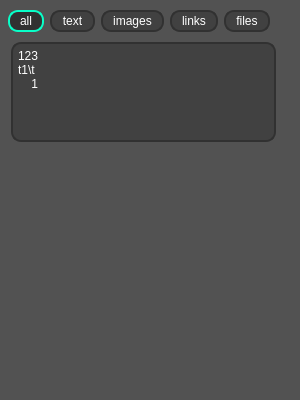
<?xml version="1.0" encoding="UTF-8"?>
<ui version="4.0">
 <class>Form</class>
 <widget class="QWidget" name="Form">
  <property name="geometry">
   <rect>
    <x>0</x>
    <y>0</y>
    <width>300</width>
    <height>400</height>
   </rect>
  </property>
  <property name="minimumSize">
   <size>
    <width>300</width>
    <height>400</height>
   </size>
  </property>
  <property name="maximumSize">
   <size>
    <width>300</width>
    <height>400</height>
   </size>
  </property>
  <property name="windowTitle">
   <string>Form</string>
  </property>
  <property name="styleSheet">
   <string notr="true">border: 1px solid #FFF;
border-radius: 30px;
background-color: #525252;</string>
  </property>
  <layout class="QVBoxLayout" name="verticalLayout_4">
   <property name="spacing">
    <number>0</number>
   </property>
   <property name="leftMargin">
    <number>0</number>
   </property>
   <property name="topMargin">
    <number>0</number>
   </property>
   <property name="rightMargin">
    <number>0</number>
   </property>
   <property name="bottomMargin">
    <number>0</number>
   </property>
   <item>
    <widget class="QFrame" name="frame">
     <property name="styleSheet">
      <string notr="true">background-color: #525252;
border: 2 px solid #000;
border-radius: 15px;</string>
     </property>
     <property name="frameShape">
      <enum>QFrame::StyledPanel</enum>
     </property>
     <property name="frameShadow">
      <enum>QFrame::Raised</enum>
     </property>
     <layout class="QVBoxLayout" name="verticalLayout_3">
      <property name="spacing">
       <number>10</number>
      </property>
      <property name="leftMargin">
       <number>5</number>
      </property>
      <property name="topMargin">
       <number>10</number>
      </property>
      <property name="rightMargin">
       <number>5</number>
      </property>
      <property name="bottomMargin">
       <number>10</number>
      </property>
      <item>
       <widget class="QTabWidget" name="tabWidget">
        <property name="styleSheet">
         <string notr="true">QTabBar::tab {
	border: 2px solid #313131;
	color: #fff;
	border-radius: 10px;
	background-color: #414141;
	padding: 2px 10px;
	margin: 0 3px;
}

QTabBar::tab:hover {
	border: 2px solid #08ffc8;
}

QTabBar::tab:selected {
	background-color: #313131;
	border: 2px solid #08ffc8;
}

QTabWidget::tab-bar {
	alignment: left;
}

QTabBar::scroller {
	width: 0;
	height: 0;
}

QTabWidget::pane {
	border: 0;
	margin-top: 10px;
}</string>
        </property>
        <property name="currentIndex">
         <number>0</number>
        </property>
        <widget class="QWidget" name="all_unions">
         <attribute name="title">
          <string>all</string>
         </attribute>
         <layout class="QVBoxLayout" name="verticalLayout">
          <property name="spacing">
           <number>0</number>
          </property>
          <property name="leftMargin">
           <number>0</number>
          </property>
          <property name="topMargin">
           <number>0</number>
          </property>
          <property name="rightMargin">
           <number>0</number>
          </property>
          <property name="bottomMargin">
           <number>0</number>
          </property>
          <item>
           <widget class="QScrollArea" name="all_unions_scrollarea">
            <property name="styleSheet">
             <string notr="true">/* Vertical */
QScrollBar:vertical{
	border: none;
	background-color: #313131;
	width: 10px;
	margin: 11px 0 11px 0; 
	border-radius: 5px;
}

QScrollBar::handle:vertical{
	background-color: #a39e9e;
	min-height: 30px;
	border-radius: 5px;
}

QScrollBar::handle:vertical:pressed{
	background-color: #EAEAEA;
}

QScrollBar::sub-line:vertical{
	width: 0;
	height: 0;
}

QScrollBar::add-line:vertical{
	width: 0;
	height: 0;
}</string>
            </property>
            <property name="widgetResizable">
             <bool>true</bool>
            </property>
            <property name="alignment">
             <set>Qt::AlignJustify|Qt::AlignTop</set>
            </property>
            <widget class="QWidget" name="all_unions_scrollarea_content">
             <property name="geometry">
              <rect>
               <x>0</x>
               <y>0</y>
               <width>290</width>
               <height>345</height>
              </rect>
             </property>
             <layout class="QVBoxLayout" name="verticalLayout_2">
              <property name="sizeConstraint">
               <enum>QLayout::SetMinimumSize</enum>
              </property>
              <property name="leftMargin">
               <number>6</number>
              </property>
              <property name="topMargin">
               <number>0</number>
              </property>
              <property name="rightMargin">
               <number>0</number>
              </property>
              <property name="bottomMargin">
               <number>0</number>
              </property>
              <item>
               <widget class="QPushButton" name="pasteObject1_16">
                <property name="minimumSize">
                 <size>
                  <width>0</width>
                  <height>100</height>
                 </size>
                </property>
                <property name="maximumSize">
                 <size>
                  <width>265</width>
                  <height>100</height>
                 </size>
                </property>
                <property name="cursor">
                 <cursorShape>ArrowCursor</cursorShape>
                </property>
                <property name="accessibleDescription">
                 <string/>
                </property>
                <property name="styleSheet">
                 <string notr="true">QPushButton{
	border: 2px solid #313131;
	color: #fff;
	border-radius: 10px;
	background-color: #414141;
	text-align:left top;
	padding: 5px;
}

QPushButton:hover{
	border: 2px solid #08ffc8;
}

QPushButton:pressed{
	background-color: #313131;
	border: 2px solid #08ffc8;
}</string>
                </property>
                <property name="text">
                 <string>123
t1\t
    1</string>
                </property>
                <property name="checkable">
                 <bool>true</bool>
                </property>
               </widget>
              </item>
              <item>
               <spacer name="verticalSpacer">
                <property name="orientation">
                 <enum>Qt::Vertical</enum>
                </property>
                <property name="sizeHint" stdset="0">
                 <size>
                  <width>20</width>
                  <height>40</height>
                 </size>
                </property>
               </spacer>
              </item>
             </layout>
            </widget>
           </widget>
          </item>
         </layout>
        </widget>
        <widget class="QWidget" name="text">
         <attribute name="title">
          <string>text</string>
         </attribute>
         <layout class="QVBoxLayout" name="verticalLayout_9">
          <property name="spacing">
           <number>0</number>
          </property>
          <property name="leftMargin">
           <number>0</number>
          </property>
          <property name="topMargin">
           <number>0</number>
          </property>
          <property name="rightMargin">
           <number>0</number>
          </property>
          <property name="bottomMargin">
           <number>0</number>
          </property>
          <item>
           <widget class="QScrollArea" name="text_scrollarea">
            <property name="styleSheet">
             <string notr="true">/* Vertical */
QScrollBar:vertical{
	border: none;
	background-color: #313131;
	width: 10px;
	margin: 11px 0 11px 0; 
	border-radius: 5px;
}

QScrollBar::handle:vertical{
	background-color: #a39e9e;
	min-height: 30px;
	border-radius: 5px;
}

QScrollBar::handle:vertical:pressed{
	background-color: #EAEAEA;
}

QScrollBar::sub-line:vertical{
	width: 0;
	height: 0;
}

QScrollBar::add-line:vertical{
	width: 0;
	height: 0;
}</string>
            </property>
            <property name="widgetResizable">
             <bool>true</bool>
            </property>
            <property name="alignment">
             <set>Qt::AlignJustify|Qt::AlignTop</set>
            </property>
            <widget class="QWidget" name="text_scrollarea_content">
             <property name="geometry">
              <rect>
               <x>0</x>
               <y>0</y>
               <width>290</width>
               <height>345</height>
              </rect>
             </property>
             <layout class="QVBoxLayout" name="verticalLayout_5">
              <property name="sizeConstraint">
               <enum>QLayout::SetMinimumSize</enum>
              </property>
              <property name="leftMargin">
               <number>6</number>
              </property>
              <property name="topMargin">
               <number>0</number>
              </property>
              <property name="rightMargin">
               <number>0</number>
              </property>
              <property name="bottomMargin">
               <number>0</number>
              </property>
              <item>
               <spacer name="verticalSpacer_2">
                <property name="orientation">
                 <enum>Qt::Vertical</enum>
                </property>
                <property name="sizeHint" stdset="0">
                 <size>
                  <width>20</width>
                  <height>40</height>
                 </size>
                </property>
               </spacer>
              </item>
             </layout>
            </widget>
           </widget>
          </item>
         </layout>
        </widget>
        <widget class="QWidget" name="images">
         <attribute name="title">
          <string>images</string>
         </attribute>
         <layout class="QVBoxLayout" name="verticalLayout_10">
          <property name="spacing">
           <number>0</number>
          </property>
          <property name="leftMargin">
           <number>0</number>
          </property>
          <property name="topMargin">
           <number>0</number>
          </property>
          <property name="rightMargin">
           <number>0</number>
          </property>
          <property name="bottomMargin">
           <number>0</number>
          </property>
          <item>
           <widget class="QScrollArea" name="images_scrollarea">
            <property name="styleSheet">
             <string notr="true">/* Vertical */
QScrollBar:vertical{
	border: none;
	background-color: #313131;
	width: 10px;
	margin: 11px 0 11px 0; 
	border-radius: 5px;
}

QScrollBar::handle:vertical{
	background-color: #a39e9e;
	min-height: 30px;
	border-radius: 5px;
}

QScrollBar::handle:vertical:pressed{
	background-color: #EAEAEA;
}

QScrollBar::sub-line:vertical{
	width: 0;
	height: 0;
}

QScrollBar::add-line:vertical{
	width: 0;
	height: 0;
}</string>
            </property>
            <property name="widgetResizable">
             <bool>true</bool>
            </property>
            <property name="alignment">
             <set>Qt::AlignJustify|Qt::AlignTop</set>
            </property>
            <widget class="QWidget" name="images_scrollarea_content">
             <property name="geometry">
              <rect>
               <x>0</x>
               <y>0</y>
               <width>290</width>
               <height>345</height>
              </rect>
             </property>
             <layout class="QVBoxLayout" name="verticalLayout_6">
              <property name="sizeConstraint">
               <enum>QLayout::SetMinimumSize</enum>
              </property>
              <property name="leftMargin">
               <number>6</number>
              </property>
              <property name="topMargin">
               <number>0</number>
              </property>
              <property name="rightMargin">
               <number>0</number>
              </property>
              <property name="bottomMargin">
               <number>0</number>
              </property>
              <item>
               <spacer name="verticalSpacer_3">
                <property name="orientation">
                 <enum>Qt::Vertical</enum>
                </property>
                <property name="sizeHint" stdset="0">
                 <size>
                  <width>20</width>
                  <height>40</height>
                 </size>
                </property>
               </spacer>
              </item>
             </layout>
            </widget>
           </widget>
          </item>
         </layout>
        </widget>
        <widget class="QWidget" name="links">
         <attribute name="title">
          <string>links</string>
         </attribute>
         <layout class="QVBoxLayout" name="verticalLayout_12">
          <property name="spacing">
           <number>0</number>
          </property>
          <property name="leftMargin">
           <number>0</number>
          </property>
          <property name="topMargin">
           <number>0</number>
          </property>
          <property name="rightMargin">
           <number>0</number>
          </property>
          <property name="bottomMargin">
           <number>0</number>
          </property>
          <item>
           <widget class="QScrollArea" name="links_scrollarea">
            <property name="styleSheet">
             <string notr="true">/* Vertical */
QScrollBar:vertical{
	border: none;
	background-color: #313131;
	width: 10px;
	margin: 11px 0 11px 0; 
	border-radius: 5px;
}

QScrollBar::handle:vertical{
	background-color: #a39e9e;
	min-height: 30px;
	border-radius: 5px;
}

QScrollBar::handle:vertical:pressed{
	background-color: #EAEAEA;
}

QScrollBar::sub-line:vertical{
	width: 0;
	height: 0;
}

QScrollBar::add-line:vertical{
	width: 0;
	height: 0;
}</string>
            </property>
            <property name="widgetResizable">
             <bool>true</bool>
            </property>
            <property name="alignment">
             <set>Qt::AlignJustify|Qt::AlignTop</set>
            </property>
            <widget class="QWidget" name="links_scrollarea_content">
             <property name="geometry">
              <rect>
               <x>0</x>
               <y>0</y>
               <width>290</width>
               <height>345</height>
              </rect>
             </property>
             <layout class="QVBoxLayout" name="verticalLayout_11">
              <property name="sizeConstraint">
               <enum>QLayout::SetMinimumSize</enum>
              </property>
              <property name="leftMargin">
               <number>6</number>
              </property>
              <property name="topMargin">
               <number>0</number>
              </property>
              <property name="rightMargin">
               <number>0</number>
              </property>
              <property name="bottomMargin">
               <number>0</number>
              </property>
              <item>
               <spacer name="verticalSpacer_7">
                <property name="orientation">
                 <enum>Qt::Vertical</enum>
                </property>
                <property name="sizeHint" stdset="0">
                 <size>
                  <width>20</width>
                  <height>40</height>
                 </size>
                </property>
               </spacer>
              </item>
             </layout>
            </widget>
           </widget>
          </item>
         </layout>
        </widget>
        <widget class="QWidget" name="files">
         <attribute name="title">
          <string>files</string>
         </attribute>
         <layout class="QVBoxLayout" name="verticalLayout_14">
          <property name="spacing">
           <number>0</number>
          </property>
          <property name="leftMargin">
           <number>0</number>
          </property>
          <property name="topMargin">
           <number>0</number>
          </property>
          <property name="rightMargin">
           <number>0</number>
          </property>
          <property name="bottomMargin">
           <number>0</number>
          </property>
          <item>
           <widget class="QScrollArea" name="files_scrollarea">
            <property name="styleSheet">
             <string notr="true">/* Vertical */
QScrollBar:vertical{
	border: none;
	background-color: #313131;
	width: 10px;
	margin: 11px 0 11px 0; 
	border-radius: 5px;
}

QScrollBar::handle:vertical{
	background-color: #a39e9e;
	min-height: 30px;
	border-radius: 5px;
}

QScrollBar::handle:vertical:pressed{
	background-color: #EAEAEA;
}

QScrollBar::sub-line:vertical{
	width: 0;
	height: 0;
}

QScrollBar::add-line:vertical{
	width: 0;
	height: 0;
}</string>
            </property>
            <property name="widgetResizable">
             <bool>true</bool>
            </property>
            <property name="alignment">
             <set>Qt::AlignJustify|Qt::AlignTop</set>
            </property>
            <widget class="QWidget" name="files_scrollarea_content">
             <property name="geometry">
              <rect>
               <x>0</x>
               <y>0</y>
               <width>290</width>
               <height>345</height>
              </rect>
             </property>
             <layout class="QVBoxLayout" name="verticalLayout_13">
              <property name="sizeConstraint">
               <enum>QLayout::SetMinimumSize</enum>
              </property>
              <property name="leftMargin">
               <number>6</number>
              </property>
              <property name="topMargin">
               <number>0</number>
              </property>
              <property name="rightMargin">
               <number>0</number>
              </property>
              <property name="bottomMargin">
               <number>0</number>
              </property>
              <item>
               <spacer name="verticalSpacer_6">
                <property name="orientation">
                 <enum>Qt::Vertical</enum>
                </property>
                <property name="sizeHint" stdset="0">
                 <size>
                  <width>20</width>
                  <height>40</height>
                 </size>
                </property>
               </spacer>
              </item>
             </layout>
            </widget>
           </widget>
          </item>
         </layout>
        </widget>
       </widget>
      </item>
     </layout>
    </widget>
   </item>
  </layout>
 </widget>
 <resources/>
 <connections/>
</ui>
